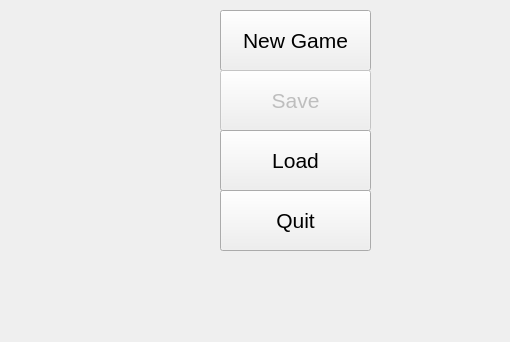
    <widget class="QWidget" name="tabMenuScreen">
     <attribute name="title">
      <string>Menu</string>
     </attribute>
     <widget class="QPushButton" name="btnNewGame">
      <property name="geometry">
       <rect>
        <x>220</x>
        <y>10</y>
        <width>151</width>
        <height>61</height>
       </rect>
      </property>
      <property name="font">
       <font>
        <pointsize>16</pointsize>
       </font>
      </property>
      <property name="styleSheet">
       <string notr="true"/>
      </property>
      <property name="text">
       <string>New Game</string>
      </property>
      <property name="flat">
       <bool>false</bool>
      </property>
     </widget>
     <widget class="QPushButton" name="btnQuit">
      <property name="geometry">
       <rect>
        <x>220</x>
        <y>190</y>
        <width>151</width>
        <height>61</height>
       </rect>
      </property>
      <property name="font">
       <font>
        <pointsize>16</pointsize>
       </font>
      </property>
      <property name="text">
       <string>Quit</string>
      </property>
      <property name="flat">
       <bool>false</bool>
      </property>
     </widget>
     <widget class="QPushButton" name="btnSave">
      <property name="enabled">
       <bool>false</bool>
      </property>
      <property name="geometry">
       <rect>
        <x>220</x>
        <y>70</y>
        <width>151</width>
        <height>61</height>
       </rect>
      </property>
      <property name="font">
       <font>
        <pointsize>16</pointsize>
       </font>
      </property>
      <property name="text">
       <string>Save</string>
      </property>
      <property name="flat">
       <bool>false</bool>
      </property>
     </widget>
     <widget class="QPushButton" name="btnLoad">
      <property name="geometry">
       <rect>
        <x>220</x>
        <y>130</y>
        <width>151</width>
        <height>61</height>
       </rect>
      </property>
      <property name="font">
       <font>
        <pointsize>16</pointsize>
       </font>
      </property>
      <property name="text">
       <string>Load</string>
      </property>
      <property name="flat">
       <bool>false</bool>
      </property>
     </widget>
     <widget class="QLabel" name="lblMenuTabBG">
      <property name="geometry">
       <rect>
        <x>-60</x>
        <y>-60</y>
        <width>501</width>
        <height>333</height>
       </rect>
      </property>
      <property name="text">
       <string/>
      </property>
     </widget>
     <zorder>lblMenuTabBG</zorder>
     <zorder>btnNewGame</zorder>
     <zorder>btnQuit</zorder>
     <zorder>btnSave</zorder>
     <zorder>btnLoad</zorder>
    </widget>
